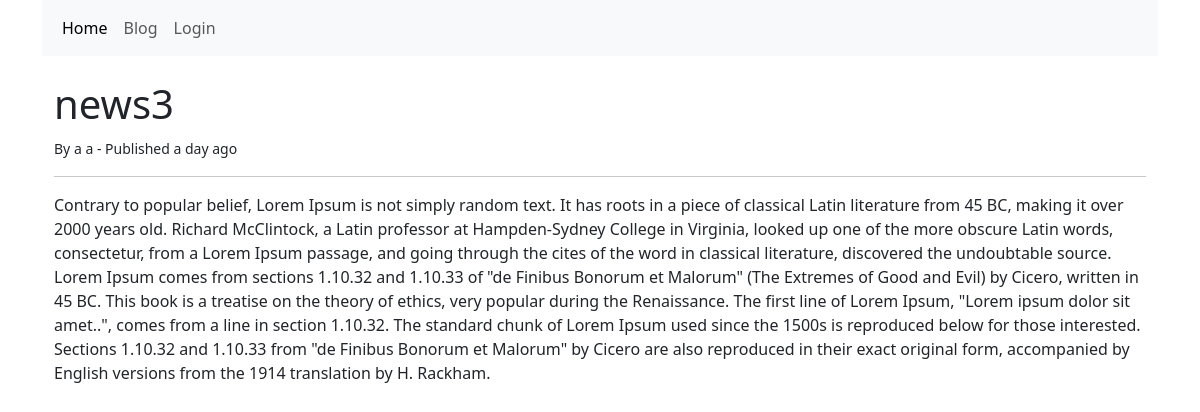
Page /blog/3 on the committed database.
### database.py (models this page shows)
class Topic(SQLModel, table=True):
    id: int = Field(default=None, primary_key=True)
    title: str
    timestamp: datetime = Field(default_factory=datetime.now)
    text: str
    user_id: int = Field(foreign_key="user.id")
    user: "User" = Relationship()

### app.py (the view)
@app.route("/blog/<int:topic_id>")
def blog_topic(topic_id):
    with db_session(engine) as session:
        topic = session.get(Topic, topic_id)
        if not topic:
            abort(404, description="Topic not found")
        relative_time = humanize.naturaltime(datetime.now() - topic.timestamp)
        author_name = f"{topic.user.first_name} {topic.user.last_name}"
        return render_template("topic.html", topic=topic, relative_time=relative_time, author_name=author_name)

### templates/topic.html (shortened to what this page needs)
{% extends 'base.html' %}
{% block content %}
<div class="container mt-4">
    <h1>{{ topic.title }}</h1>
    <p><small>By {{ author_name }} - Published {{ relative_time }}</small></p>
    <hr>
    <div class="content">
        {{ topic.text | safe }}
    </div>
</div>
{% endblock %}

### rows in the picture
Topic: title "news3", text "Contrary to popular belief, Lorem Ipsum is not simply random text. It has roots in a piece of classical Latin literature from 45 BC, making it over 2000 years old. Richard McClintock, a Latin professor at Hampden-Sydney College in Virginia, looked up one of the more obscure Latin words, consectetur, from a Lorem Ipsum passage, and going through the cites of the word in classical literature, discovered the undoubtable source. Lorem Ipsum comes from sections 1.10.32 and 1.10.33 of \"de Finibus Bonorum et Malorum\" (The Extremes of Good and Evil) by Cicero, written in 45 BC. This book is a treatise on the theory of ethics, very popular during the Renaissance. The first line of Lorem Ipsum,…"

### other values in the picture
{{ author_name }} "a a"
{{ relative_time }} "a day ago"
